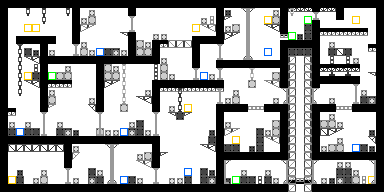

Below is a game level as drawn by its tile map, then a one-line description and the .tmx that defines it (tile-layer data replaced by summaries):
An orthogonal 48x24 tile map with 8x8 px tiles, 3 tile layers (Spawns, B0, A0).

<map version="1.10" tiledversion="1.11.0" orientation="orthogonal" renderorder="right-down" width="48" height="24" tilewidth="8" tileheight="8" infinite="0" backgroundcolor="#ffffff" nextlayerid="4" nextobjectid="1">
 <editorsettings>
  <export target="../game-resources/maps/tiny-2.json" format="json" />
 </editorsettings>
 <properties>
  <property name="name" value="Clutter" />
  <property name="pool" value="tiny" />
 </properties>
 <tileset firstgid="1" source="map-main.tsx" />
 <layer id="1" name="Spawns" width="48" height="24">
  <data>[1152 cells, 22 non-empty, 3 distinct tile ids]</data>
 </layer>
 <layer id="2" name="B0" width="48" height="24">
  <data>[1152 cells, 553 non-empty, 38 distinct tile ids]</data>
 </layer>
 <layer id="3" name="A0" width="48" height="24">
  <data>[1152 cells, 179 non-empty, 31 distinct tile ids]</data>
 </layer>
</map>